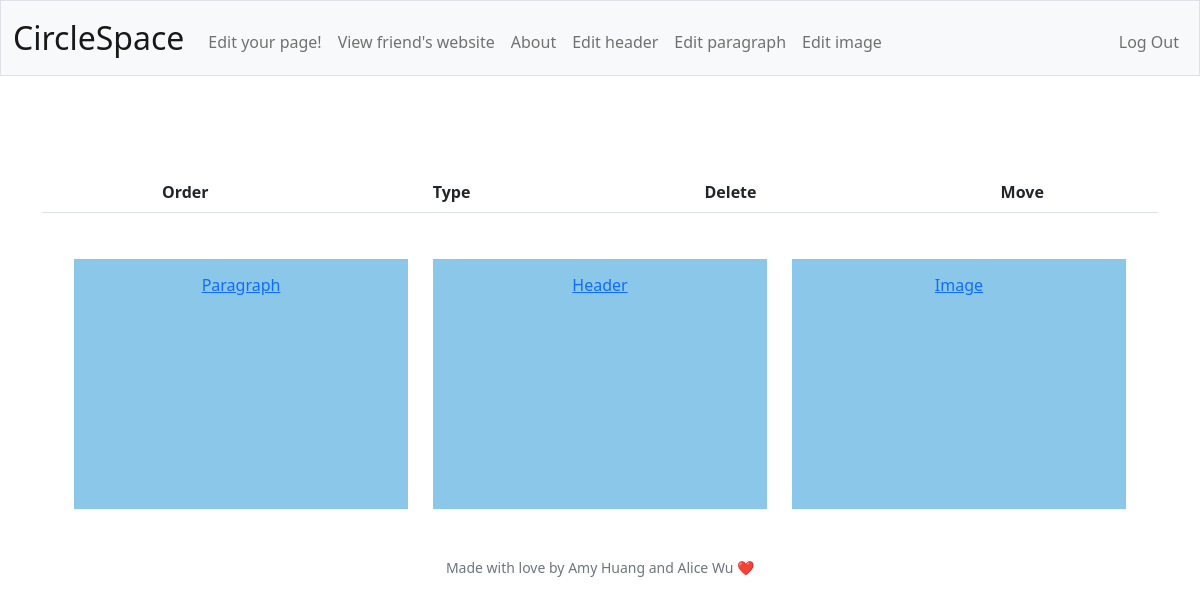
/edit (signed in), run on an earlier commit of the app's database.
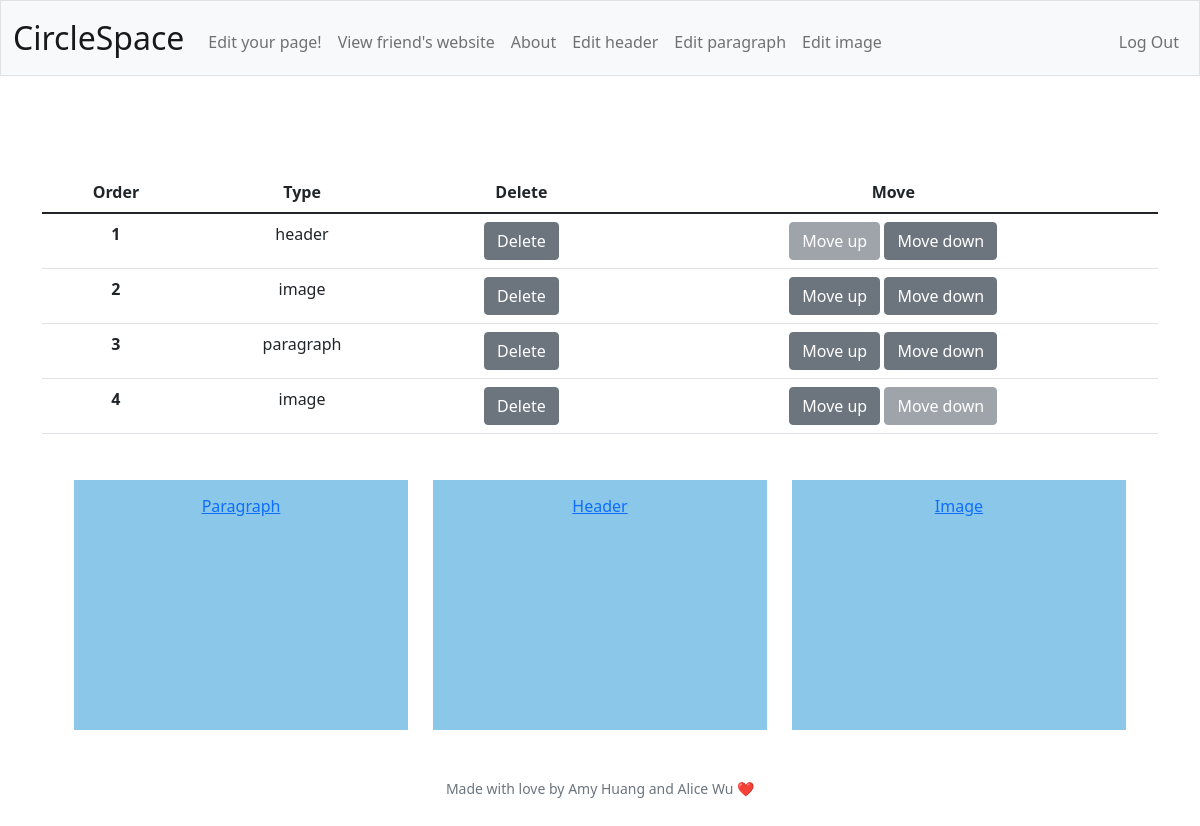
And on a later commit of the database.
### tables this page shows
CREATE TABLE segments (
    segment_id INTEGER PRIMARY KEY AUTOINCREMENT NOT NULL,
    user_id INTEGER NOT NULL,
    segment_type TEXT NOT NULL,
    content TEXT NOT NULL,
    location INTEGER NOT NULL,
    FOREIGN KEY(user_id) REFERENCES users(user_id)
);

### app.py (the view, shortened to what this page needs)
@app.route("/edit", methods=["GET", "POST"])
@login_required
def edit():
    if request.method == "GET":
        user_id = session["user_id"]
        segments = db.execute("SELECT segment_type, location FROM segments WHERE user_id = ? ORDER BY location", user_id)
        return render_template("edit.html", segments=segments)

### app.py (called while the page is built)
@app.after_request
def after_request(response):
    response.headers["Cache-Control"] = "no-cache, no-store, must-revalidate"
    response.headers["Expires"] = 0
    response.headers["Pragma"] = "no-cache"
    return response

### helpers.py (called while the page is built)
def login_required(f):
    @wraps(f)
    def decorated_function(*args, **kwargs):
        if session.get("user_id") is None:
            return redirect("/login")
        return f(*args, **kwargs)
    return decorated_function

### templates/edit.html (shortened to what this page needs)
{% extends "layout.html" %}
{% block main %}
<main class="container py-5 text-center">
    <table class="table">
        <thead>
            <tr>
                <th scope="col">Order</th>
                <th scope="col">Type</th>
                <th scope="col">Delete</th>
                <th scope="col">Move</th>
            </tr>
        </thead>
        <tbody>
            <form action="/edit" method="post">
                {% for segment in segments %}
                    <tr>
                        <th scope="row">{{ segment["location"] }}</th>
                        <td>{{ segment["segment_type"] }}</td>
                        <td><button class="btn btn-secondary" type="submit" name="delete-button" value="{{ segment["location"] }}">Delete</button></td>
                        <td>
                            {% if segment != segments[0] %}
                                <button class="btn btn-secondary" type="submit" name="up-button" value="{{ segment["location"] }}">Move up</button>
                            {% else %}
                                <button class="btn btn-secondary" disabled>Move up</button>
                            {% endif %}
                            {% if segment != segments[-1] %}
                                <button class="btn btn-secondary" type="submit" name="down-button" value="{{ segment["location"] }}">Move down</button>
                            {% else %}
                                <button class="btn btn-secondary" disabled>Move down</button>
                            {% endif %}
                        </td>
                    </tr>
                {% endfor %}
            </form>
        </tbody>
    </table>
<div>
    <a class="button" href="/edit-paragraph">Paragraph</a>
    <a class="button" href="/edit-header">Header</a>
    <a class="button" href="/edit-image">Image</a>
</div>
{% endblock %}

### templates/layout.html (shortened to what this page needs)
<!DOCTYPE html>
<html lang="en">
    <head>
        <link href="https://cdn.jsdelivr.net/npm/bootstrap@5.1.3/dist/css/bootstrap.min.css" rel="stylesheet">
        <link href="/static/styles.css" rel="stylesheet">
    </head>
    <body>
        <nav class="bg-light border navbar navbar-expand-md navbar-light">
            <div class="container-fluid">
                <a class="navbar-brand" href="/">CircleSpace</a>
                <div class="collapse navbar-collapse" id="navbar">
                    {% if session["user_id"] %}
                        <ul class="navbar-nav me-auto mt-2">
                            <li class="nav-item"><a class="nav-link" href="/edit">Edit your page!</a></li>
                            <li class="nav-item"><a class="nav-link" href="/friend-lookup">View friend's website</a></li>
                            <li class="nav-item"><a class="nav-link" href="/about">About</a></li>
                            <li class="nav-item"><a class="nav-link" href="/edit-header">Edit header</a></li>
                            <li class="nav-item"><a class="nav-link" href="/edit-paragraph">Edit paragraph</a></li>
                            <li class="nav-item"><a class="nav-link" href="/edit-image">Edit image</a></li>
                        </ul>
                        <ul class="navbar-nav ms-auto mt-2">
                            <li class="nav-item"><a class="nav-link" href="/logout">Log Out</a></li>
                        </ul>
                    {% else %}
                        <ul class="navbar-nav ms-auto mt-2">
                            <li class="nav-item"><a class="nav-link" href="/register">Register</a></li>
                            <li class="nav-item"><a class="nav-link" href="/login">Log In</a></li>
                        </ul>
                    {% endif %}
                </div>
            </div>
        </nav>
        <main class="container-fluid py-5 text-center">
            {% block main %}{% endblock %}
        </main>
        <footer class="mb-5 small text-center text-muted">
            Made with love by Amy Huang and Alice Wu ❤️
        </footer>
    </body>
</html>

### static/styles.css (style rules this page uses)
nav .navbar-brand { font-size: xx-large; }
.button { display: inline-block; width: 30%; height: 250px; border: none; background-color: #8bc7e8; padding: 14px 28px; font-size: 16px; cursor: pointer; text-align: center; margin-left: 10px; margin-right: 10px; margin-top: 30px; }

What changed in the data, as far as the page shows it:
added segments: location "1", segment_type "header", shows "Move up"
added segments: location "2", segment_type "image"
added segments: location "3", segment_type "paragraph"
added segments: location "4", segment_type "image", shows "Move down"
